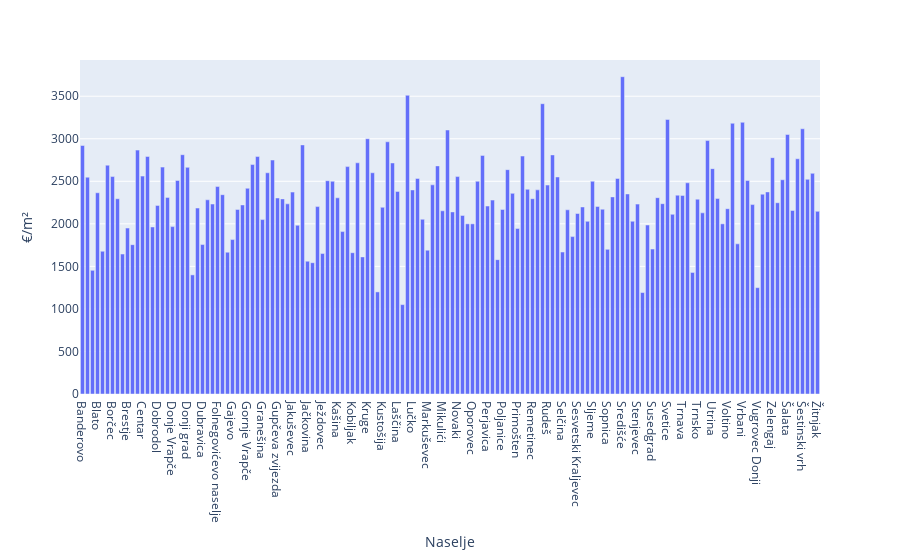

Notebook source saved alongside this figure:
### Code cell
fig = px.bar(df.groupby("Naselje").median().reset_index(), x="Naselje", y="€/m²")
fig

### Figure 1 — Plotly figure (JSON) as saved in the notebook; plotly's stock layout.template omitted (floating-point values rounded to 4 significant figures; data arrays with more than 128 entries replaced by an {"elided": "..."} marker saying what was removed)
{"data": [{"alignmentgroup": "True", "hovertemplate": "Naselje=%{x}<br>€/m²=%{y}<extra></extra>", "legendgroup": "", "marker": {"color": "#636efa", "pattern": {"shape": ""}}, "name": "", "offsetgroup": "", "orientation": "v", "showlegend": false, "textposition": "auto", "type": "bar", "x": {"elided": "148 str values"}, "xaxis": "x", "y": {"elided": "148 float values"}, "yaxis": "y"}], "layout": {"barmode": "relative", "legend": {"tracegroupgap": 0}, "margin": {"t": 60}, "xaxis": {"anchor": "y", "domain": [0, 1], "title": {"text": "Naselje"}}, "yaxis": {"anchor": "x", "domain": [0, 1], "title": {"text": "€/m²"}}}}
